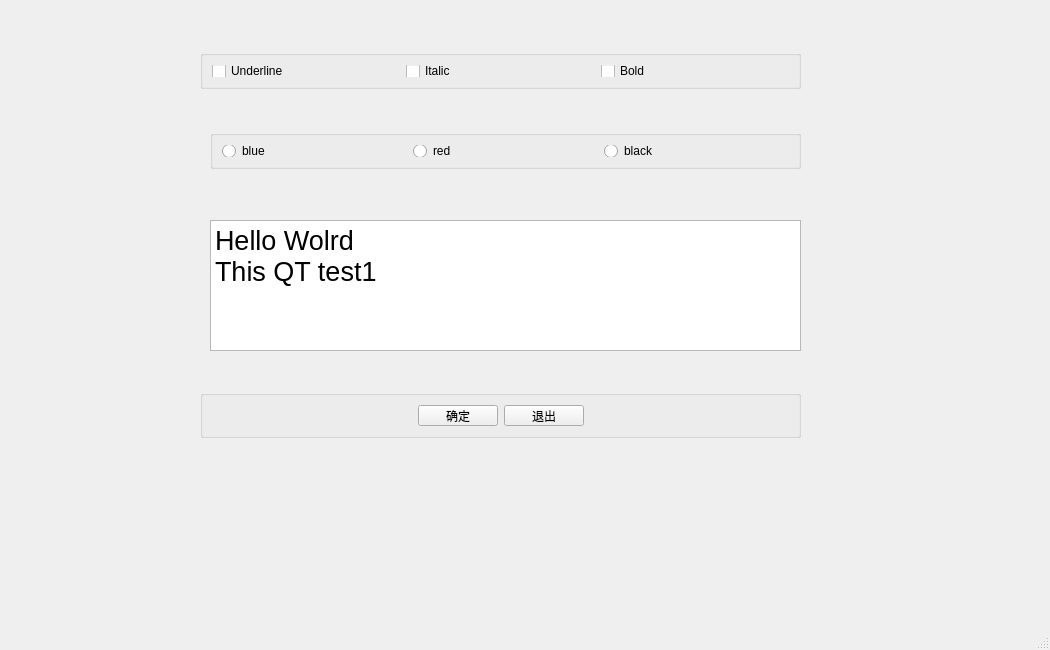
<?xml version="1.0" encoding="UTF-8"?>
<ui version="4.0">
 <class>MainWindow</class>
 <widget class="QMainWindow" name="MainWindow">
  <property name="geometry">
   <rect>
    <x>0</x>
    <y>0</y>
    <width>1050</width>
    <height>650</height>
   </rect>
  </property>
  <property name="windowTitle">
   <string>MainWindow</string>
  </property>
  <widget class="QWidget" name="centralwidget">
   <widget class="QGroupBox" name="groupBox">
    <property name="geometry">
     <rect>
      <x>200</x>
      <y>50</y>
      <width>601</width>
      <height>39</height>
     </rect>
    </property>
    <property name="title">
     <string/>
    </property>
    <layout class="QHBoxLayout" name="horizontalLayout">
     <item>
      <widget class="QCheckBox" name="checkBoxUnderline">
       <property name="text">
        <string>Underline</string>
       </property>
      </widget>
     </item>
     <item>
      <widget class="QCheckBox" name="checkBoxItalic">
       <property name="text">
        <string>Italic</string>
       </property>
      </widget>
     </item>
     <item>
      <widget class="QCheckBox" name="checkBoxBold">
       <property name="text">
        <string>Bold</string>
       </property>
      </widget>
     </item>
    </layout>
   </widget>
   <widget class="QGroupBox" name="groupBox_2">
    <property name="geometry">
     <rect>
      <x>210</x>
      <y>130</y>
      <width>591</width>
      <height>39</height>
     </rect>
    </property>
    <property name="title">
     <string/>
    </property>
    <layout class="QHBoxLayout" name="horizontalLayout_2">
     <item>
      <widget class="QRadioButton" name="radioBlue">
       <property name="text">
        <string>blue</string>
       </property>
      </widget>
     </item>
     <item>
      <widget class="QRadioButton" name="radioRed">
       <property name="text">
        <string>red</string>
       </property>
      </widget>
     </item>
     <item>
      <widget class="QRadioButton" name="radioBlack">
       <property name="text">
        <string>black</string>
       </property>
      </widget>
     </item>
    </layout>
   </widget>
   <widget class="QPlainTextEdit" name="plainTextEdit">
    <property name="geometry">
     <rect>
      <x>210</x>
      <y>220</y>
      <width>591</width>
      <height>131</height>
     </rect>
    </property>
    <property name="font">
     <font>
      <pointsize>20</pointsize>
     </font>
    </property>
    <property name="plainText">
     <string>Hello Wolrd
This QT test1</string>
    </property>
   </widget>
   <widget class="QGroupBox" name="groupBox_3">
    <property name="geometry">
     <rect>
      <x>200</x>
      <y>390</y>
      <width>601</width>
      <height>48</height>
     </rect>
    </property>
    <property name="title">
     <string/>
    </property>
    <layout class="QHBoxLayout" name="horizontalLayout_3">
     <item>
      <spacer name="horizontalSpacer">
       <property name="orientation">
        <enum>Qt::Horizontal</enum>
       </property>
       <property name="sizeHint" stdset="0">
        <size>
         <width>40</width>
         <height>20</height>
        </size>
       </property>
      </spacer>
     </item>
     <item>
      <widget class="QPushButton" name="bntOK">
       <property name="text">
        <string>确定</string>
       </property>
      </widget>
     </item>
     <item>
      <widget class="QPushButton" name="bntclose">
       <property name="text">
        <string>退出</string>
       </property>
      </widget>
     </item>
     <item>
      <spacer name="horizontalSpacer_2">
       <property name="orientation">
        <enum>Qt::Horizontal</enum>
       </property>
       <property name="sizeHint" stdset="0">
        <size>
         <width>40</width>
         <height>20</height>
        </size>
       </property>
      </spacer>
     </item>
    </layout>
   </widget>
  </widget>
  <widget class="QMenuBar" name="menubar">
   <property name="geometry">
    <rect>
     <x>0</x>
     <y>0</y>
     <width>1050</width>
     <height>26</height>
    </rect>
   </property>
  </widget>
  <widget class="QStatusBar" name="statusbar"/>
 </widget>
 <resources/>
 <connections>
  <connection>
   <sender>bntOK</sender>
   <signal>clicked()</signal>
   <receiver>MainWindow</receiver>
   <slot>update()</slot>
   <hints>
    <hint type="sourcelabel">
     <x>256</x>
     <y>439</y>
    </hint>
    <hint type="destinationlabel">
     <x>524</x>
     <y>324</y>
    </hint>
   </hints>
  </connection>
  <connection>
   <sender>bntclose</sender>
   <signal>clicked()</signal>
   <receiver>MainWindow</receiver>
   <slot>close()</slot>
   <hints>
    <hint type="sourcelabel">
     <x>550</x>
     <y>439</y>
    </hint>
    <hint type="destinationlabel">
     <x>524</x>
     <y>324</y>
    </hint>
   </hints>
  </connection>
 </connections>
</ui>
